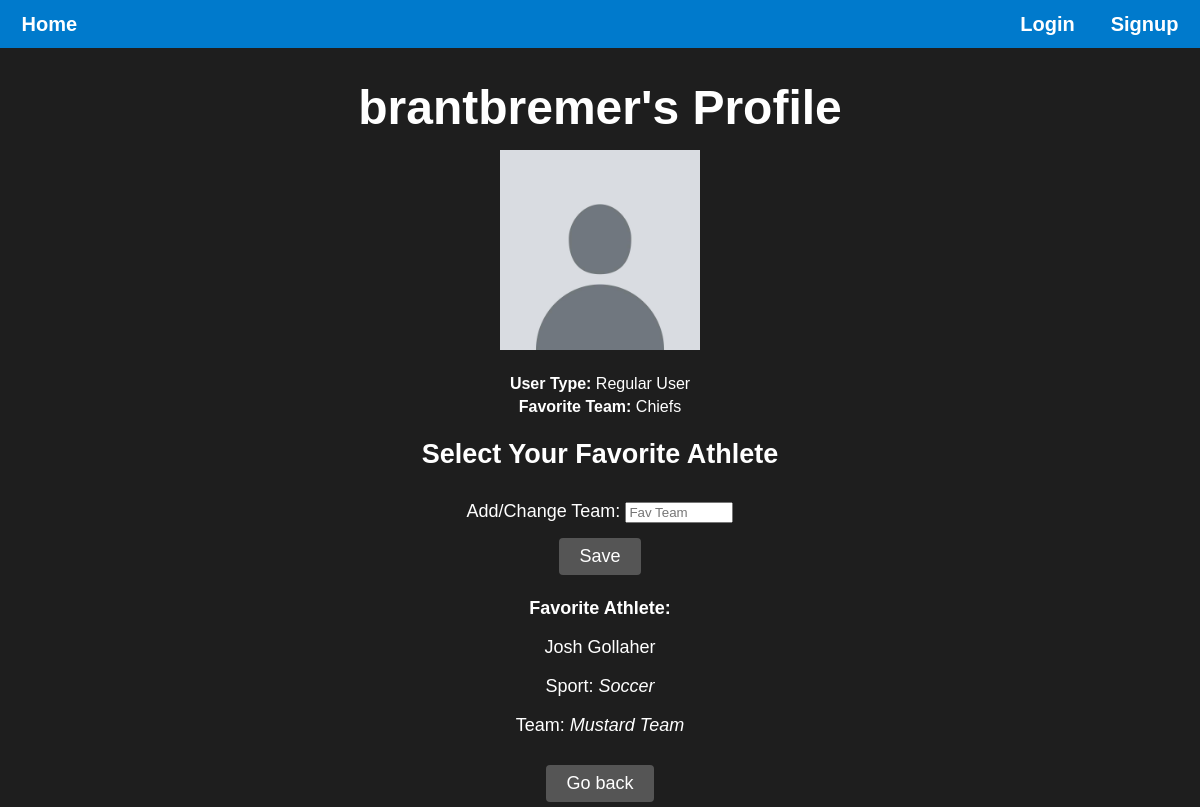
Page /user/brantbremer/ on the committed database.
### main/models.py (models this page shows, shortened)
class User(models.Model):
    userName = models.CharField(max_length=20, primary_key=True)
    passWord = models.CharField(max_length=20)
    isAdmin = models.BooleanField(default=False)
    teamName = models.CharField(max_length=20, blank=True)
    favAthlete = models.ForeignKey(Athlete, on_delete=models.CASCADE, null=True, blank=True)

class Athlete(models.Model):
    SPORT_CHOICES = [
        ('baseball', 'baseball'),
        ('basketball', 'basketball'),
        ('soccer', 'soccer'),
        ('football', 'football'),
    ]
    id = models.AutoField(primary_key=True)
    firstName = models.CharField(max_length=20, default='N/A')
    lastName = models.CharField(max_length=20, default='N/A')
    height = models.CharField(max_length=5, default='N/A',blank=True, null=True)
    weight = models.IntegerField(blank=True, null=True)
    birthDate = models.DateField(blank=True, null=True)
    age = models.IntegerField(blank=True, null=True)
    wins = models.IntegerField(blank=True, null=True)
    losses = models.IntegerField(blank=True, null=True)
    joinYear = models.IntegerField(blank=True, null=True)
    sport = models.CharField(max_length=20, choices=SPORT_CHOICES, default='Baseball')
    teamName = models.CharField(max_length=20, default='N/A')
    position = models.CharField(max_length=20, default='N/A', blank=True, null=True)
    numViews = models.IntegerField(default=0, blank=True, null=True)

### main/views.py (the view)
# urls.py: path("user/<str:user_name>/", views.user_page, name="user_page"),
def user_page(request, user_name):
    logged_in = request.session.get('logged_in', False)
    curr_user_name = request.session.get('curr_user_name', "")
    user = get_object_or_404(User, pk=user_name)
    invalid_info = False
    form = ProfileForm()
    if request.method == "POST":
        form = ProfileForm(request.POST)
        if form.is_valid():
            favorite_team = form.cleaned_data["fav_team"]
            user.teamName = favorite_team
            user.save()
        else:
            form = ProfileForm()
            invalid_info = True
    else:
        form = ProfileForm()
    context = {
        "user": user,
        "form": form,
        "invalid_info": invalid_info,
        "logged_in": logged_in,
        "curr_user_name": curr_user_name
    }
    return render(request, "main/user_page.html", context)

### main/forms.py
class ProfileForm(forms.Form):
    fav_team = forms.CharField(
        label="Add/Change Team",
        max_length=20,
        widget=forms.TextInput(attrs={'placeholder': 'Fav Team', 'style': 'width: 100px;'})
    )

### main/templates/main/user_page.html (shortened to what this page needs)
{% load static %}
<!DOCTYPE html>
<html lang="en">
<head>
    <link rel="stylesheet" href="{% static 'styles.css' %}" />
</head>
<body>
    <div class="header">
        <p><a href="{% url 'landing_page' %}">Home</a></p>
        <div class="header-container">
            {% if not logged_in %}
            <p><a href="{% url 'login_page' %}">Login</a></p>
            <p><a href="{% url 'signup_page' %}">Signup</a></p>
            {% else %}
            <p><a href="{% url 'logout' %}">Logout</a></p>
            <p><a href="{% url 'user_page' curr_user_name %}">Profile</a></p>
            {% endif %}
        </div>
    </div>
    <h1>{{ user.userName }}'s Profile</h1>
    <div class="profile-container">
        <img src="{% static "images/default_picture.jpg" %}" style="width: 200px; height: auto;">
    <div class="profile-details">
        <p><strong>User Type:</strong>
            {% if user.isAdmin %}
            Admin
            {% else %}
            Regular User
            {% endif %}
        </p>
        <p><strong>Favorite Team:</strong> {{ user.teamName }}</p>
    </div>
        <section class="favorite-athlete-section">
            <h2>Select Your Favorite Athlete</h2>
            <form method="post" class="favorite-athlete-form">
                {{ form }}
                <button type="submit" class="btn-secondary">Save</button>
            </form>
            {% if user.favAthlete %}
            <div class="favorite-athlete-info">
                <p><strong>Favorite Athlete:</strong></p>
                <a href="{% url 'athlete_page' sport=user.favAthlete.sport athlete_id=user.favAthlete.id %}">
                    {{ user.favAthlete.firstName }} {{ user.favAthlete.lastName }}
                </a>
                <p>Sport: <em>{{ user.favAthlete.sport|capfirst }}</em></p>
                <p>Team: <em>{{ user.favAthlete.teamName }}</em></p>
            </div>
            {% else %}
            <p>No favorite athlete selected.</p>
            {% endif %}
        </section>
        <div class="additional-buttons">
            <form action="{% url 'landing_page' %}" method="get">
                <button type="submit" class="btn-secondary">Go back</button>
            </form>
        </div>
    </div>
</body>

### main/static/styles.css (style rules this page uses)
body { background-color: #1e1e1e; color: #ffffff; font-family: Arial, sans-serif; display: flex; flex-direction: column; align-items: center; min-height: 100vh; margin: 0; }
.header { display: flex; flex: auto; background-color: #007acc; font-size: 20px; font-weight: 600; justify-content: space-around; align-items: center; gap: 75%; max-height: 48px; min-width: 100%; }
.header-container { display: flex; justify-content: space-between; gap: 36px; }
h1 { font-size: 3em; margin-bottom: 15px; }
a { color: inherit; text-decoration: none; }
input { width: 50px; margin: 10px auto; }
button { font-size: 1em; color: #ffffff; background-color: #007acc; border: none; padding: 10px 20px; border-radius: 5px; cursor: pointer; margin: 5px; }
.additional-buttons { display: flex; justify-content: center; gap: 1rem; margin-top: 1.5rem; }
.btn-secondary { padding: 10px 20px; background-color: #555; color: #fff; border: none; border-radius: 4px; cursor: pointer; }
.profile-container { text-align: center; font-size: 18px; }
.profile-container button { padding: 8px 20px; }
.profile-details { margin-top: 20px; font-size: 1rem; }
.profile-details p { margin: 5px 0; }

### rows in the picture
User: userName "brantbremer", teamName "Chiefs", favAthlete.firstName "Josh", favAthlete.lastName "Gollaher", favAthlete.sport "Soccer", favAthlete.teamName "Mustard Team"
